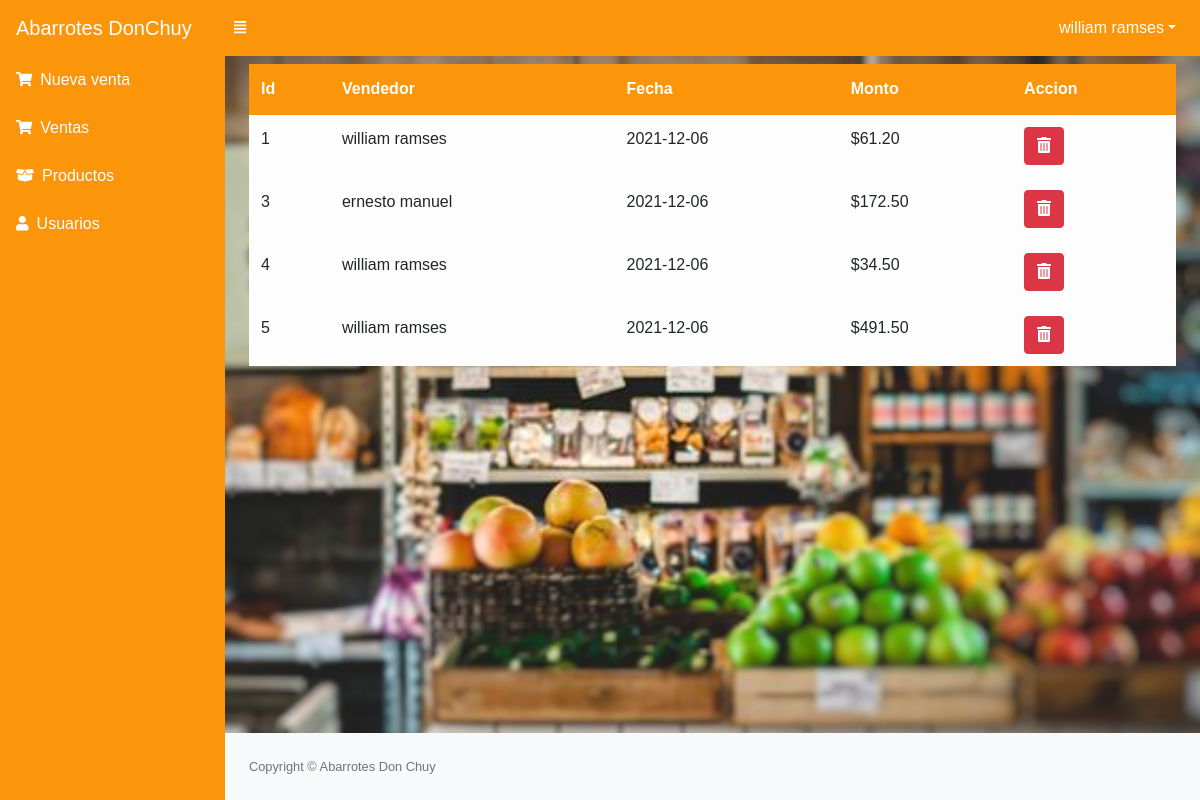
Page /src/lista_ventas.php (signed in) on the earlier database version.
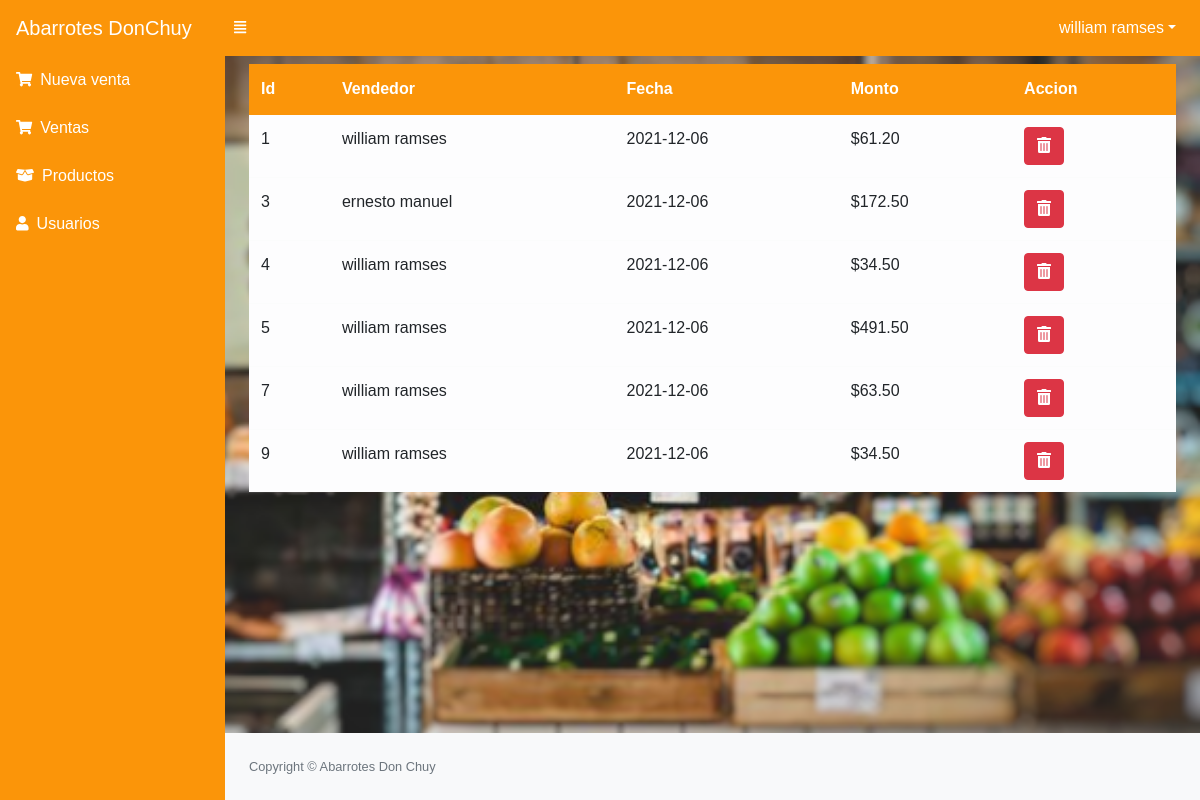
Same page on the later database version.
### tables this page shows
CREATE TABLE `detalle_ventas` (
  `id` int(11) NOT NULL,
  `usuario` varchar(100) DEFAULT NULL,
  `fecha` date DEFAULT NULL,
  `total` decimal(9,2) DEFAULT NULL
);

### src/lista_ventas.php (the view, shortened to what this page needs)
<?php
include_once "includes/header.php";
require_once "../conexion.php";
$query = mysqli_query($conexion, "SELECT * FROM detalle_ventas");
?>
<table class="table table-light" id="tbl">
    <thead class="thead-dark">
        <tr>
            <th>Id</th>
            <th>Vendedor</th>
            <th>Fecha</th>
            <th>Monto</th>
            <th>Accion</th>
        </tr>
    </thead>
    <tbody>
        <?php while ($row = mysqli_fetch_assoc($query)) { ?>
            <tr>
                <td><?php echo $row['id']; ?></td>
                <td><?php echo $row['usuario']; ?></td>
                <td><?php echo $row['fecha']; ?></td>
                <td>$<?php echo $row['total'];?></td>
                <td><form action="eliminar_venta.php?id=<?php echo $row['id']; ?>" method="post" class="confirmar d-inline">
                        <button class="btn btn-danger" type="submit"><i class='fas fa-trash-alt'></i> </button>
                    </form></td>
            </tr>
        <?php } ?>
    </tbody>
</table>
<?php include_once "includes/footer.php"; ?>

### src/includes/header.php (shortened to what this page needs)
<!DOCTYPE html>
<html lang="en">
<head>
    <link href="../assets/css/estilos.css" rel="stylesheet" />
    <link href="../assets/css/dataTables.bootstrap4.min.css" rel="stylesheet" />
    <link rel="stylesheet" href="../assets/js/jquery-ui/jquery-ui.min.css">
</head>
<body class="sb-nav-fixed">
    <nav class="sb-topnav navbar navbar-expand navbar-dark bg-dark">
        <a class="navbar-brand" href="index.php">Abarrotes DonChuy</a>
        <button class="btn btn-link btn-sm order-1 order-lg-0" id="sidebarToggle" href="#"><i class="fas fa-align-justify"></i></button>
        <ul class="navbar-nav ml-auto">
            <li class="nav-item dropdown">
                <a class="nav-link dropdown-toggle" id="userDropdown" href="#" role="button" data-toggle="dropdown" aria-haspopup="true" aria-expanded="false"><?php echo $_SESSION['nombre']?></a>
            </li>
        </ul>
    </nav>
    <div id="layoutSidenav">
        <div id="layoutSidenav_nav">
            <nav class="sb-sidenav accordion sb-sidenav-dark" id="sidenavAccordion">
                <div class="sb-sidenav-menu">
                    <div class="nav">
                        <a class="nav-link" href="ventas.php">
                            <div class="sb-nav-link-icon"><i class="fas fa-shopping-cart"></i></div>  Nueva venta
                        </a>
                        <a class="nav-link" href="lista_ventas.php">
                            <div class="sb-nav-link-icon"><i class="fas fa-shopping-cart"></i></div> Ventas
                        </a>
                        <a class="nav-link" href="productos.php">
                            <div class="sb-nav-link-icon"><i class="fas fa-box-open"></i></div>Productos
                        </a>
                        <a class="nav-link" href="usuarios.php">
                            <div class="sb-nav-link-icon"><i class="fas fa-user"></i></div> Usuarios
                        </a>
                    </div>
                </div>
            </nav>
        </div>
        <div id="layoutSidenav_content">
            <main>
                <div class="container-fluid mt-2">

### src/includes/footer.php (shortened to what this page needs)
</div>
</main>
<footer class="py-4 bg-light mt-auto">
    <div class="container-fluid">
        <div class="d-flex align-items-center justify-content-between small">
            <div class="text-muted">Copyright &copy; Abarrotes Don Chuy</div>
        </div>
    </div>
</footer>
</div>
</div>
</body>
</html>

### src/includes/header.php (style rules this page uses)
body { margin: 0; padding: 0; background: url(assets/img/desen.png); background-size: cover; background-position: center; font-family: sans-serif; }

Differences in the rows shown:
added detalle_ventas: id "7", usuario "william ramses", fecha "2021-12-06", total "63.50"
added detalle_ventas: id "9", usuario "william ramses", fecha "2021-12-06", total "34.50"
